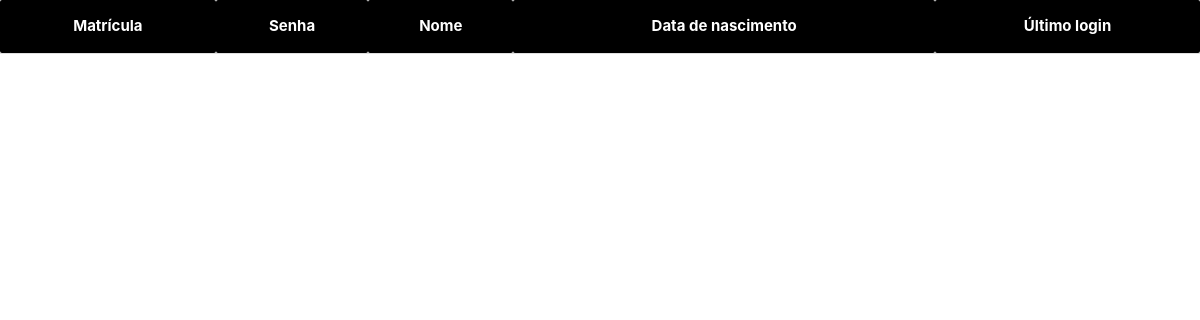
/Old/Back-End/professores_list.php, run on an earlier commit of the app's database.
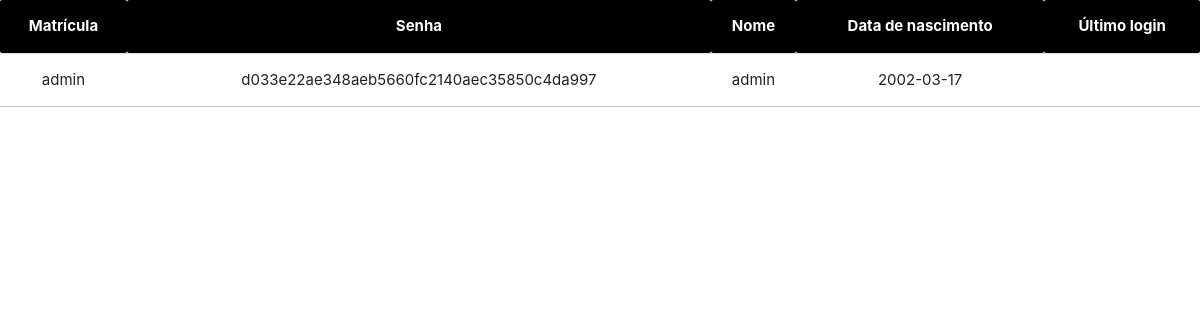
And on a later commit of the database.
### tables this page shows
CREATE TABLE IF NOT EXISTS `Professores` (
  `Matricula` VARCHAR(20) NOT NULL,
  `Nome` VARCHAR(100) NOT NULL,
  `Email` VARCHAR(100) NOT NULL,
  `Data_Nascimento` DATE NOT NULL,
  `Ultimo_Login` DATETIME NULL,
  `Senha` VARCHAR(255) NOT NULL,
  PRIMARY KEY (`Matricula`));

### Old/Back-End/professores_pdo.php (the view, shortened to what this page needs)
<?php
function selectPDO($criterio = 'Nome', $pesquisa = '') {
	try {
		$sql = "SELECT * FROM ".$GLOBALS['tb_professores']." WHERE ".$criterio." ";
		if ($criterio == 'Nome' || $criterio = 'Matricula')
			$sql .= " like '%".$pesquisa."%'";
		else $sql .= ' = '.$pesquisa;
		$sql .= ";";
		$consulta = $GLOBALS['pdo']->query($sql);
		$registros = array();
		for ($i = 0; $linha = $consulta->fetch(PDO::FETCH_ASSOC); $i++) {
			$registros[$i] = array();
			array_push($registros[$i], $linha['Matricula']);
			array_push($registros[$i], $linha['Senha']);
			array_push($registros[$i], $linha['Nome']);
			array_push($registros[$i], $linha['Data_Nascimento']);
			array_push($registros[$i], $linha['Ultimo_Login']);
		}
		return $registros;
	} catch (PDOException $e) {
		echo "Erro: ".$e->getMessage();
	}
}
function printSelectPDOAsTable ($registros) {
	echo "<table class='highlight centered responsive-table'>
	<thead class='black white-text'>
	<tr>
		<th>Matrícula</th>
		<th>Senha</th>
		<th>Nome</th>
		<th>Data de nascimento</th>
		<th>Último login</th>
	</tr>
	</thead>
	<tdbody>";
	for ($i=0; $i < count($registros); $i++) {
		echo "<tr>";
		for ($j=0; $j < count($registros[$i]); $j++) {
			echo "<td>".$registros[$i][$j]."</td>";
		}
	}
	echo "</tbody>
	</table>";
}
?>

### Old/Back-End/professores_list.php (shortened to what this page needs)
<!DOCTYPE html>
<?php
	include 'professores_pdo.php';
?>
<html>
<head>
	<link rel="stylesheet" href="https://cdnjs.cloudflare.com/ajax/libs/materialize/1.0.0/css/materialize.min.css">
</head>
<body>
	<?php
		printSelectPDOAsTable(selectPDO());
	?>
</body>
</html>

What changed in the data, as far as the page shows it:
added professores: Matricula "admin", Senha "d033e22ae348aeb5660fc2140aec35850c4da997", Data_Nascimento "2002-03-17"
Also different on the page:
new list line: "admin"
